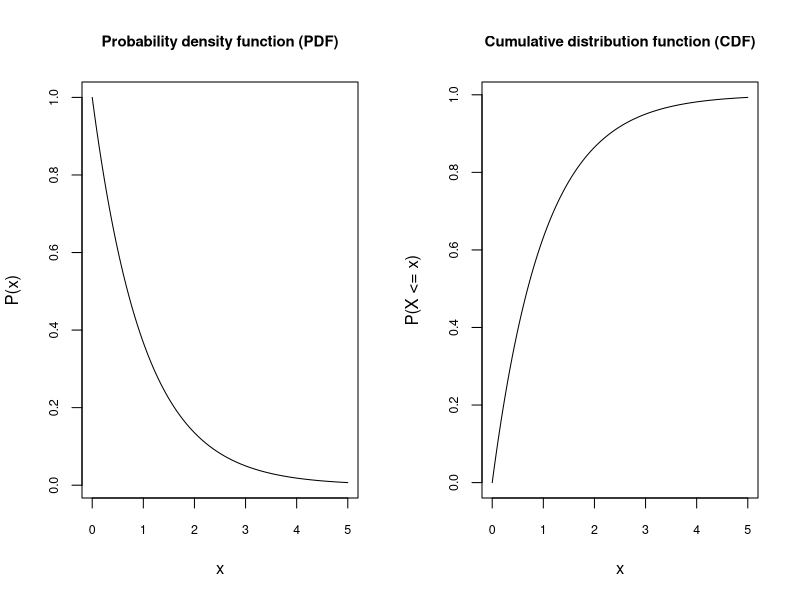
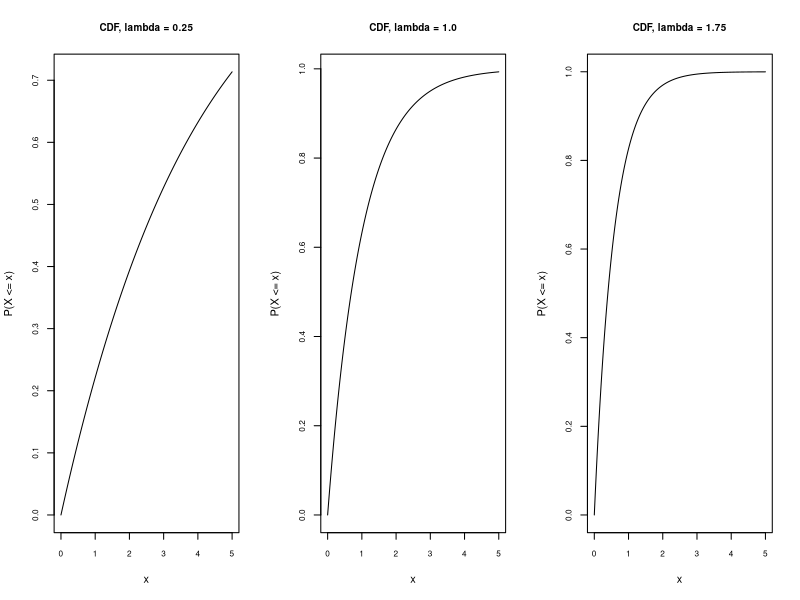
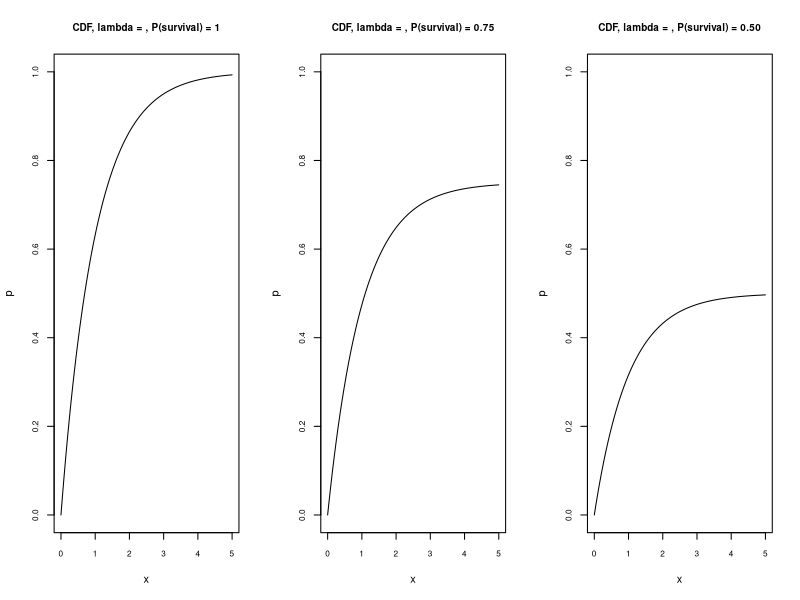
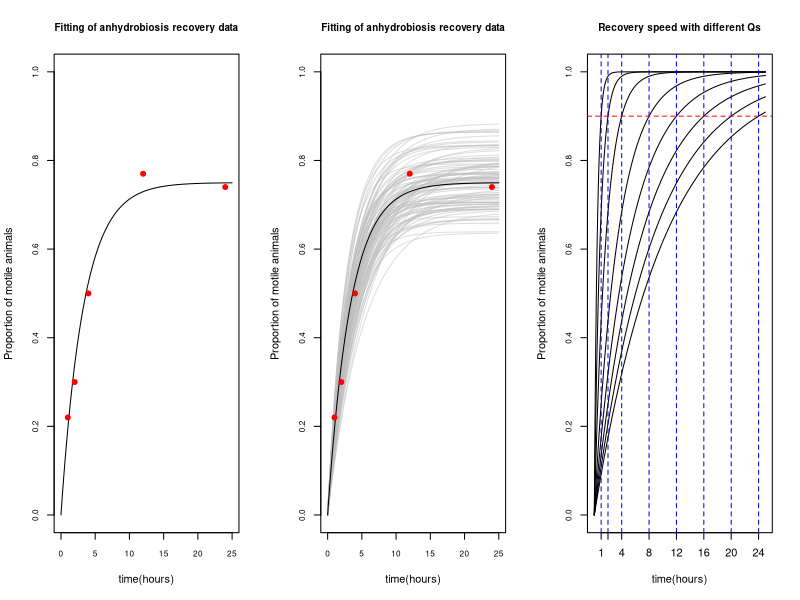
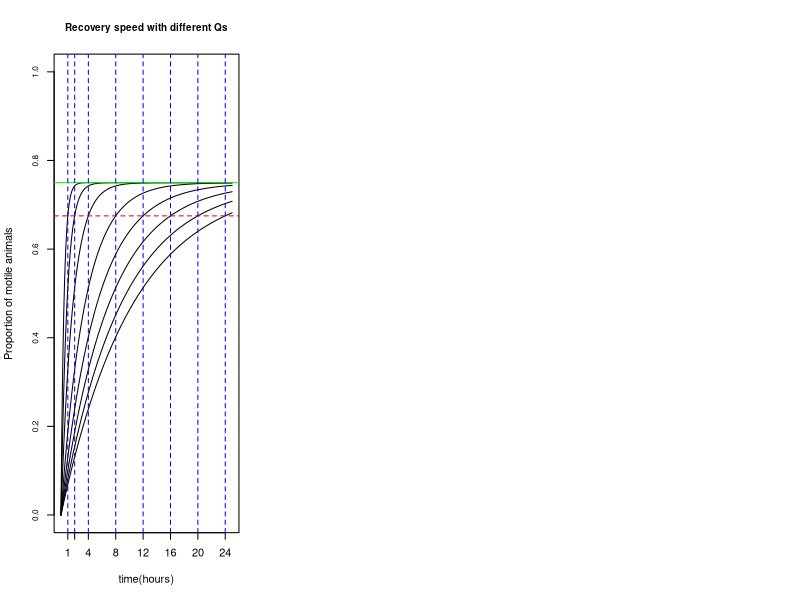

Reproduce these figures in R, in order.
## ---- chunk 1
knitr::opts_chunk$set(echo = TRUE)
## ---- chunk 2
library(tidyverse)
## ---- chunk 3
x = seq(0,5,0.01)
lambda = 1
y_PDFexp = lambda*exp(-lambda*x)
y_CDFexp = 1 - exp(-lambda*x)
par(mfrow=c(1,2))
plot(x=x, y=y_PDFexp, type="l", xlab="x",ylab="P(x)", main = "Probability density function (PDF)", cex.axis=0.75, cex.main=0.9)
plot(x=x, y=y_CDFexp, type="l", xlab="x",ylab="P(X <= x)", main = "Cumulative distribution function (CDF)", cex.axis=0.75, cex.main=0.9)
## ---- chunk 4
par(mfrow=c(1,3))
x = seq(0,5,0.01)
y = 1 - exp(-0.25*x)
plot(x=x, y=y, type="l", xlab="x",ylab="P(X <= x)", main = "CDF, lambda = 0.25", cex.axis=0.75, cex.main=0.9)
y = 1 - exp(-1*x)
plot(x=x, y=y, type="l", xlab="x",ylab="P(X <= x)", main = "CDF, lambda = 1.0", cex.axis=0.75, cex.main=0.9)
y = 1 - exp(-1.75*x)
plot(x=x, y=y, type="l", xlab="x",ylab="P(X <= x)", main = "CDF, lambda = 1.75", cex.axis=0.75, cex.main=0.9)
## ---- chunk 5
par(mfrow=c(1,3))
x = seq(0,5,0.01)
y = (1 - exp(-1*x))*1
plot(x=x, y=y, type="l", xlab="x",ylab="p", main = "CDF, lambda = , P(survival) = 1", cex.axis=0.75, cex.main=0.9, ylim=c(0,1))
y = (1 - exp(-1*x))*0.75
plot(x=x, y=y, type="l", xlab="x",ylab="p", main = "CDF, lambda = , P(survival) = 0.75", cex.axis=0.75, cex.main=0.9, ylim=c(0,1))
y = (1 - exp(-1*x))*0.5
plot(x=x, y=y, type="l", xlab="x",ylab="p", main = "CDF, lambda = , P(survival) = 0.50", cex.axis=0.75, cex.main=0.9, ylim=c(0,1))
## ---- chunk 6
x = seq(0,25,0.1)
y = (1 - exp(-0.3*x))*0.75
plot(x=x, y=y, type="l", xlab="time(hours)",ylab="Proportion of motile animals", main = "Fitting of anhydrobiosis recovery data", 
     cex.axis=0.75, cex.main=0.9, ylim=c(0,1))
points(x=c(1,2,4,12,24), y=c(0.22,0.30,0.50,0.77,0.74), col="red", pch=19)
## ---- chunk 7
x = seq(0,25,0.1)
y_true = (1 - exp(-0.3*x))*0.75
plot(x=x, y=y_true, type="n", xlab="time(hours)",ylab="Proportion of motile animals", main = "Fitting of anhydrobiosis recovery data", 
     cex.axis=0.75, cex.main=0.9, ylim=c(0,1))

for(i in 1:100){
  y = (1 - exp(-(0.3+rnorm(1,0,0.05))*x))*(0.75+rnorm(1,0,0.05))
  lines(x=x, y=y, type="l", col =alpha("grey", 0.5))
  
}
lines(x=x, y=y_true)
points(x=c(1,2,4,12,24), y=c(0.22,0.30,0.50,0.77,0.74), col="red", pch=19)
## ---- chunk 8
x = seq(0,25,0.1)
plot(x=c(0,25), y=c(0,1), type="n", xlab="time(hours)",ylab="Proportion of motile animals", main = "Recovery speed with different Qs", 
     cex.axis=0.75, cex.main=0.9, ylim=c(0,1), xaxt="n")
axis(side=1, at=c(1,2,4,8,12,16,20,24), labels = TRUE)

for(Q in c(1,2,4,8,12,16,20,24)){
  lambda = -log(1-0.9)/Q
  y = (1 - exp(-lambda*x))*1
  lines(x=x, y=y, type="l", col ="black")
}
abline(h = 0.9, col="red", lty=2)
abline(v = c(1,2,4,8,12,16,20,24), col="blue", lty=2)
## ---- chunk 9
x = seq(0,25,0.1)
plot(x=c(0,25), y=c(0,1), type="n", xlab="time(hours)",ylab="Proportion of motile animals", main = "Recovery speed with different Qs", 
     cex.axis=0.75, cex.main=0.9, ylim=c(0,1), xaxt="n")
axis(side=1, at=c(1,2,4,8,12,16,20,24), labels = TRUE)

for(Q in c(1,2,4,8,12,16,20,24)){
  lambda = -log(1-0.9)/Q
  y = (1 - exp(-lambda*x))*0.75
  lines(x=x, y=y, type="l", col ="black")
}
abline(h=0.75, col="green")
abline(h = 0.9*0.75, col="red", lty=2)
abline(v = c(1,2,4,8,12,16,20,24), col="blue", lty=2)
